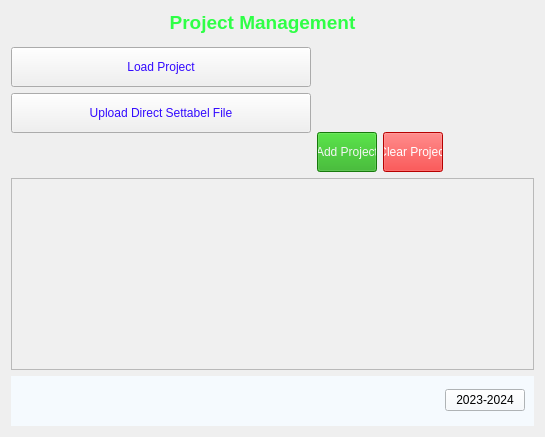
         <widget class="QWidget" name="Project_Management_Window" native="true">
          <layout class="QFormLayout" name="formLayout">
           <item row="0" column="0" colspan="2">
            <layout class="QHBoxLayout" name="lay_for_prj_management_title">
             <item>
              <spacer name="horizontalSpacer_7">
               <property name="orientation">
                <enum>Qt::Horizontal</enum>
               </property>
               <property name="sizeHint" stdset="0">
                <size>
                 <width>158</width>
                 <height>17</height>
                </size>
               </property>
              </spacer>
             </item>
             <item>
              <widget class="QLabel" name="Project_Manageent_Title">
               <property name="font">
                <font>
                 <pointsize>14</pointsize>
                 <weight>75</weight>
                 <bold>true</bold>
                </font>
               </property>
               <property name="styleSheet">
                <string notr="true">color: rgb(46, 255, 70);</string>
               </property>
               <property name="text">
                <string>Project Management</string>
               </property>
               <property name="alignment">
                <set>Qt::AlignCenter</set>
               </property>
              </widget>
             </item>
             <item>
              <spacer name="horizontalSpacer_8">
               <property name="orientation">
                <enum>Qt::Horizontal</enum>
               </property>
               <property name="sizeHint" stdset="0">
                <size>
                 <width>178</width>
                 <height>20</height>
                </size>
               </property>
              </spacer>
             </item>
            </layout>
           </item>
           <item row="1" column="0">
            <layout class="QVBoxLayout" name="Lay_For_upload_nd_dsQVBox">
             <item>
              <widget class="QPushButton" name="Load_Project_Button">
               <property name="sizePolicy">
                <sizepolicy hsizetype="Fixed" vsizetype="Fixed">
                 <horstretch>0</horstretch>
                 <verstretch>0</verstretch>
                </sizepolicy>
               </property>
               <property name="minimumSize">
                <size>
                 <width>300</width>
                 <height>40</height>
                </size>
               </property>
               <property name="maximumSize">
                <size>
                 <width>300</width>
                 <height>25</height>
                </size>
               </property>
               <property name="styleSheet">
                <string notr="true">background-color: #f0f0f0;
color: rgb(51, 10, 255);</string>
               </property>
               <property name="text">
                <string>Load Project</string>
               </property>
               <property name="checkable">
                <bool>false</bool>
               </property>
               <property name="autoExclusive">
                <bool>false</bool>
               </property>
              </widget>
             </item>
             <item>
              <widget class="QPushButton" name="Upload_DS_File_Button">
               <property name="sizePolicy">
                <sizepolicy hsizetype="Fixed" vsizetype="Fixed">
                 <horstretch>0</horstretch>
                 <verstretch>0</verstretch>
                </sizepolicy>
               </property>
               <property name="minimumSize">
                <size>
                 <width>300</width>
                 <height>40</height>
                </size>
               </property>
               <property name="maximumSize">
                <size>
                 <width>300</width>
                 <height>25</height>
                </size>
               </property>
               <property name="styleSheet">
                <string notr="true">background-color: #f0f0f0;
color: rgb(51, 10, 255);</string>
               </property>
               <property name="text">
                <string>Upload Direct Settabel File</string>
               </property>
               <property name="checkable">
                <bool>false</bool>
               </property>
               <property name="autoExclusive">
                <bool>false</bool>
               </property>
              </widget>
             </item>
            </layout>
           </item>
           <item row="2" column="1">
            <layout class="QGridLayout" name="gridLayout_3">
             <item row="0" column="0">
              <widget class="QPushButton" name="ADD_Project_Button">
               <property name="sizePolicy">
                <sizepolicy hsizetype="Minimum" vsizetype="Minimum">
                 <horstretch>0</horstretch>
                 <verstretch>0</verstretch>
                </sizepolicy>
               </property>
               <property name="minimumSize">
                <size>
                 <width>50</width>
                 <height>40</height>
                </size>
               </property>
               <property name="maximumSize">
                <size>
                 <width>60</width>
                 <height>40</height>
                </size>
               </property>
               <property name="styleSheet">
                <string notr="true">background-color: rgb(32, 170, 17);
color: rgb(245, 245, 245);</string>
               </property>
               <property name="text">
                <string>Add Project</string>
               </property>
               <property name="checkable">
                <bool>false</bool>
               </property>
               <property name="autoExclusive">
                <bool>false</bool>
               </property>
              </widget>
             </item>
             <item row="0" column="1">
              <widget class="QPushButton" name="Clear8project_Button">
               <property name="sizePolicy">
                <sizepolicy hsizetype="Minimum" vsizetype="Minimum">
                 <horstretch>0</horstretch>
                 <verstretch>0</verstretch>
                </sizepolicy>
               </property>
               <property name="minimumSize">
                <size>
                 <width>40</width>
                 <height>40</height>
                </size>
               </property>
               <property name="maximumSize">
                <size>
                 <width>60</width>
                 <height>40</height>
                </size>
               </property>
               <property name="styleSheet">
                <string notr="true">background-color: rgb(255, 0, 0);
color: rgb(255, 255, 255);</string>
               </property>
               <property name="text">
                <string>Clear Project</string>
               </property>
               <property name="checkable">
                <bool>false</bool>
               </property>
               <property name="autoExclusive">
                <bool>false</bool>
               </property>
              </widget>
             </item>
            </layout>
           </item>
           <item row="3" column="0" colspan="2">
            <widget class="QTextEdit" name="Console_Project_Management">
             <property name="styleSheet">
              <string notr="true">background-color: #f0f0f0;</string>
             </property>
            </widget>
           </item>
           <item row="4" column="0" colspan="2">
            <widget class="QWidget" name="Copyright_window" native="true">
             <property name="minimumSize">
              <size>
               <width>0</width>
               <height>50</height>
              </size>
             </property>
             <property name="maximumSize">
              <size>
               <width>16777215</width>
               <height>16777215</height>
              </size>
             </property>
             <property name="styleSheet">
              <string notr="true">background-color: rgb(245, 250, 254);</string>
             </property>
             <layout class="QGridLayout" name="Grid_for_Copyright_actia">
              <item row="0" column="0">
               <layout class="QHBoxLayout" name="layout_for_actia_copyright_for_prj_management">
                <item>
                 <widget class="QLabel" name="Actia_In_Copy_Right_Window">
                  <property name="sizePolicy">
                   <sizepolicy hsizetype="Fixed" vsizetype="Fixed">
                    <horstretch>0</horstretch>
                    <verstretch>0</verstretch>
                   </sizepolicy>
                  </property>
                  <property name="minimumSize">
                   <size>
                    <width>60</width>
                    <height>25</height>
                   </size>
                  </property>
                  <property name="maximumSize">
                   <size>
                    <width>60</width>
                    <height>30</height>
                   </size>
                  </property>
                  <property name="baseSize">
                   <size>
                    <width>60</width>
                    <height>0</height>
                   </size>
                  </property>
                  <property name="text">
                   <string/>
                  </property>
                  <property name="pixmap">
                   <pixmap resource="Rsr/ressource.qrc">:/rsr/Logo-menu-actia (1).png</pixmap>
                  </property>
                  <property name="scaledContents">
                   <bool>true</bool>
                  </property>
                 </widget>
                </item>
                <item>
                 <spacer name="horizontalSpacer_3">
                  <property name="orientation">
                   <enum>Qt::Horizontal</enum>
                  </property>
                  <property name="sizeHint" stdset="0">
                   <size>
                    <width>178</width>
                    <height>20</height>
                   </size>
                  </property>
                 </spacer>
                </item>
                <item>
                 <widget class="QPushButton" name="Copy_right2023_2024">
                  <property name="text">
                   <string>2023-2024</string>
                  </property>
                  <property name="icon">
                   <iconset resource="Rsr/ressource.qrc">
                    <normaloff>:/rsr/download (1).jpg</normaloff>:/rsr/download (1).jpg</iconset>
                  </property>
                  <property name="iconSize">
                   <size>
                    <width>20</width>
                    <height>20</height>
                   </size>
                  </property>
                 </widget>
                </item>
               </layout>
              </item>
             </layout>
            </widget>
           </item>
          </layout>
         </widget>
